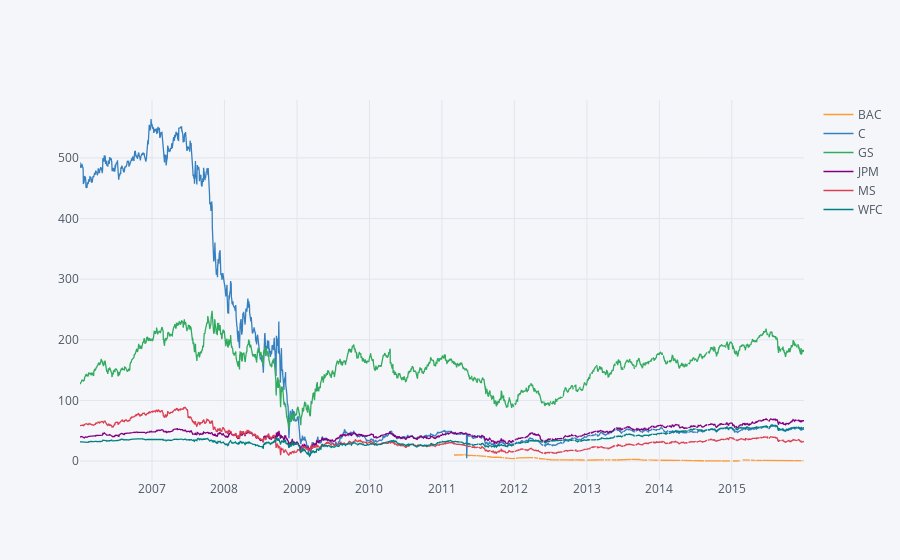

Notebook code for this chart:
### Code cell
bank_stocks.xs(key='Close',axis=1,level='Stock Info').iplot()

### Figure 1 — Plotly figure (JSON) as saved in the notebook; plotly's stock layout.template omitted (floating-point values rounded to 4 significant figures; data arrays with more than 128 entries replaced by an {"elided": "..."} marker saying what was removed)
{"data": [{"line": {"color": "rgba(255, 153, 51, 1.0)", "dash": "solid", "width": 1.3}, "mode": "lines", "name": "BAC", "text": "", "type": "scatter", "x": {"elided": "2547 str values"}, "y": {"elided": "2547 mixed values"}}, {"line": {"color": "rgba(55, 128, 191, 1.0)", "dash": "solid", "width": 1.3}, "mode": "lines", "name": "C", "text": "", "type": "scatter", "x": {"elided": "2547 str values"}, "y": {"elided": "2547 mixed values"}}, {"line": {"color": "rgba(50, 171, 96, 1.0)", "dash": "solid", "width": 1.3}, "mode": "lines", "name": "GS", "text": "", "type": "scatter", "x": {"elided": "2547 str values"}, "y": {"elided": "2547 mixed values"}}, {"line": {"color": "rgba(128, 0, 128, 1.0)", "dash": "solid", "width": 1.3}, "mode": "lines", "name": "JPM", "text": "", "type": "scatter", "x": {"elided": "2547 str values"}, "y": {"elided": "2547 mixed values"}}, {"line": {"color": "rgba(219, 64, 82, 1.0)", "dash": "solid", "width": 1.3}, "mode": "lines", "name": "MS", "text": "", "type": "scatter", "x": {"elided": "2547 str values"}, "y": {"elided": "2547 mixed values"}}, {"line": {"color": "rgba(0, 128, 128, 1.0)", "dash": "solid", "width": 1.3}, "mode": "lines", "name": "WFC", "text": "", "type": "scatter", "x": {"elided": "2547 str values"}, "y": {"elided": "2547 mixed values"}}], "layout": {"legend": {"bgcolor": "#F5F6F9", "font": {"color": "#4D5663"}}, "paper_bgcolor": "#F5F6F9", "plot_bgcolor": "#F5F6F9", "titlefont": {"color": "#4D5663"}, "xaxis1": {"gridcolor": "#E1E5ED", "showgrid": true, "tickfont": {"color": "#4D5663"}, "title": "", "titlefont": {"color": "#4D5663"}, "zerolinecolor": "#E1E5ED"}, "yaxis1": {"gridcolor": "#E1E5ED", "showgrid": true, "tickfont": {"color": "#4D5663"}, "title": "", "titlefont": {"color": "#4D5663"}, "zerolinecolor": "#E1E5ED"}}}
